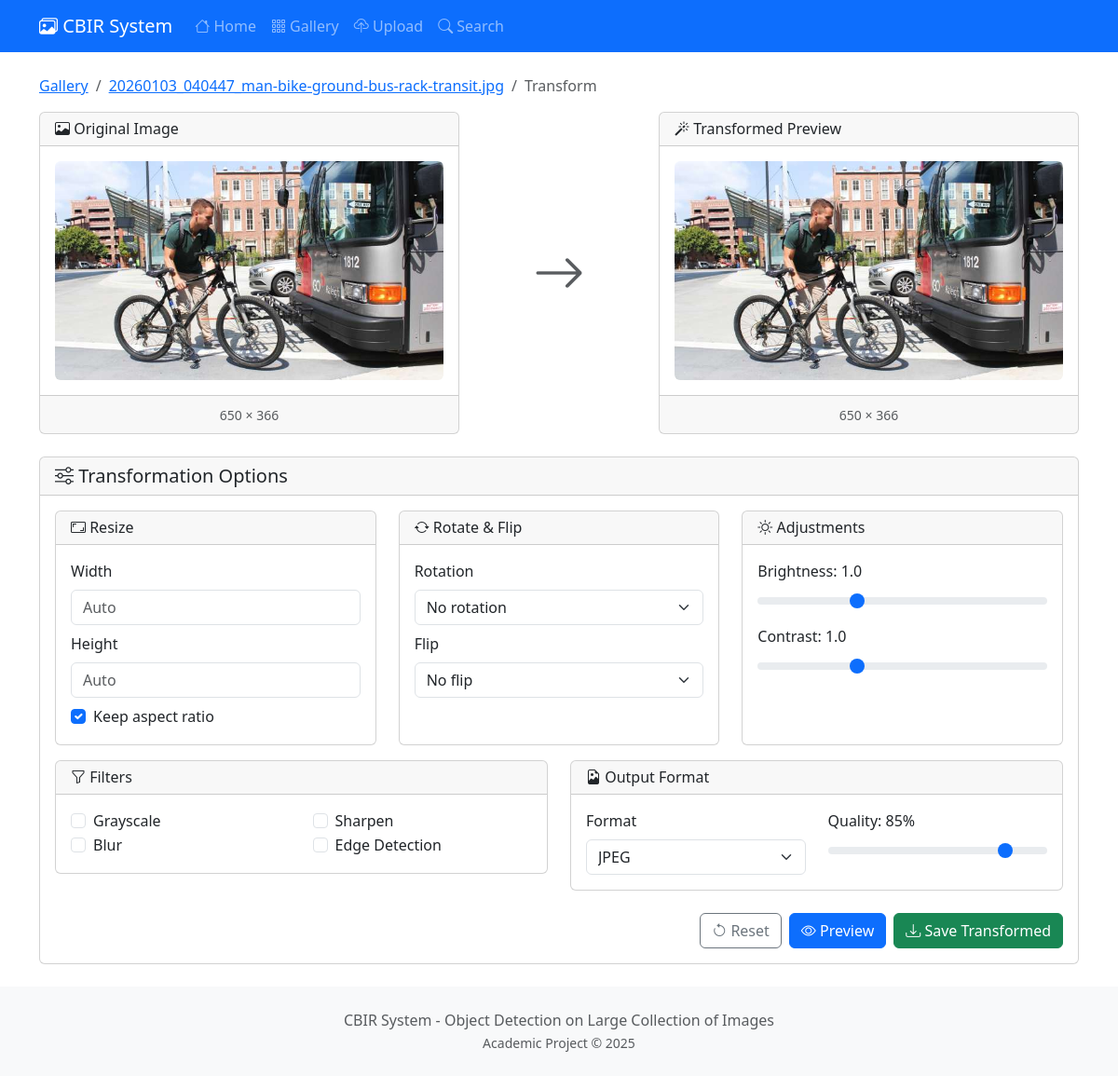
Screenshot of /image/70/transform/ with the database file from the repository.
### core/models.py (models this page shows, shortened)
class Image(models.Model):
    file = models.ImageField(upload_to=image_upload_path)
    filename = models.CharField(max_length=255)
    category = models.CharField(max_length=100, null=True, blank=True)
    uploaded_at = models.DateTimeField(auto_now_add=True)
    width = models.IntegerField(default=0)
    height = models.IntegerField(default=0)
    file_size = models.IntegerField(default=0)  # in bytes
    features_extracted = models.BooleanField(default=False)
    feature_vector = models.BinaryField(null=True, blank=True)  # Serialized numpy array
    class Meta:
        ordering = ['-uploaded_at']
    @property
    def image(self):
        return self.file
    @property
    def original_filename(self):
        return self.filename

### core/views.py (the view, shortened to what this page needs)
# urls.py: path('image/<int:pk>/transform/', views.TransformView.as_view(), name='transform'),
class TransformView(View):
    template_name = 'core/transform.html'
    def get(self, request, pk):
        image = get_object_or_404(Image, pk=pk)
        form = TransformForm()
        return render(request, self.template_name, {
            'image': image,
            'form': form
        })

### templates/core/transform.html (shortened to what this page needs)
{% extends 'core/base.html' %}
{% block content %}
<nav aria-label="breadcrumb" class="mb-3">
    <ol class="breadcrumb">
        <li class="breadcrumb-item"><a href="{% url 'core:gallery' %}">Gallery</a></li>
        <li class="breadcrumb-item"><a href="{% url 'core:image_detail' image.id %}">{{ image.original_filename }}</a></li>
        <li class="breadcrumb-item active">Transform</li>
    </ol>
</nav>
<div class="row">
    <div class="col-md-5">
        <div class="card">
            <div class="card-header">
                <h6 class="mb-0"><i class="bi bi-image"></i> Original Image</h6>
            </div>
            <div class="card-body text-center">
                <img src="{{ image.image.url }}" class="img-fluid rounded" id="originalImage" alt="Original">
            </div>
            <div class="card-footer text-center">
                <small class="text-muted">{{ image.width }} × {{ image.height }}</small>
            </div>
        </div>
    </div>
    <div class="col-md-2 d-flex align-items-center justify-content-center">
        <i class="bi bi-arrow-right display-4 text-muted"></i>
    </div>
    <div class="col-md-5">
        <div class="card">
            <div class="card-header">
                <h6 class="mb-0"><i class="bi bi-magic"></i> Transformed Preview</h6>
            </div>
            <div class="card-body text-center">
                <img src="{{ image.image.url }}" class="img-fluid rounded" id="previewImage" alt="Preview">
            </div>
            <div class="card-footer text-center">
                <small class="text-muted" id="previewDimensions">{{ image.width }} × {{ image.height }}</small>
            </div>
        </div>
    </div>
</div>
<div class="card mt-4">
    <div class="card-header">
        <h5 class="mb-0"><i class="bi bi-sliders"></i> Transformation Options</h5>
    </div>
    <div class="card-body">
        <form method="post" id="transformForm">
            <div class="row">
                <div class="col-md-4">
                    <div class="card h-100">
                        <div class="card-header">
                            <h6 class="mb-0"><i class="bi bi-aspect-ratio"></i> Resize</h6>
                        </div>
                        <div class="card-body">
                            <div class="mb-2">
                                <label class="form-label">Width</label>
                                <input type="number" name="resize_width" class="form-control" placeholder="Auto" min="1" max="4096">
                            </div>
                            <div class="mb-2">
                                <label class="form-label">Height</label>
                                <input type="number" name="resize_height" class="form-control" placeholder="Auto" min="1" max="4096">
                            </div>
                            <div class="form-check">
                                <input type="checkbox" name="keep_aspect" class="form-check-input" id="keepAspect" checked>
                                <label class="form-check-label" for="keepAspect">Keep aspect ratio</label>
                            </div>
                        </div>
                    </div>
                </div>
                <div class="col-md-4">
                    <div class="card h-100">
                        <div class="card-header">
                            <h6 class="mb-0"><i class="bi bi-arrow-repeat"></i> Rotate & Flip</h6>
                        </div>
                        <div class="card-body">
                            <div class="mb-2">
                                <label class="form-label">Rotation</label>
                                <select name="rotation" class="form-select">
                                    <option value="0">No rotation</option>
                                </select>
                            </div>
                            <div class="mb-2">
                                <label class="form-label">Flip</label>
                                <select name="flip" class="form-select">
                                    <option value="">No flip</option>
                                </select>
                            </div>
                        </div>
                    </div>
                </div>
                <div class="col-md-4">
                    <div class="card h-100">
                        <div class="card-header">
                            <h6 class="mb-0"><i class="bi bi-brightness-high"></i> Adjustments</h6>
                        </div>
                        <div class="card-body">
                            <div class="mb-2">
                                <label class="form-label">Brightness: <span id="brightnessVal">1.0</span></label>
                                <input type="range" name="brightness" class="form-range" min="0.5" max="2" step="0.1" value="1" id="brightness">
                            </div>
                            <div class="mb-2">
                                <label class="form-label">Contrast: <span id="contrastVal">1.0</span></label>
                                <input type="range" name="contrast" class="form-range" min="0.5" max="2" step="0.1" value="1" id="contrast">
                            </div>
                        </div>
                    </div>
                </div>
            </div>
            <div class="row mt-3">
                <div class="col-md-6">
                    <div class="card">
                        <div class="card-header">
                            <h6 class="mb-0"><i class="bi bi-funnel"></i> Filters</h6>
                        </div>
                        <div class="card-body">
                            <div class="row">
                                <div class="col-6">
                                    <div class="form-check">
                                        <input type="checkbox" name="grayscale" class="form-check-input" id="grayscale">
                                        <label class="form-check-label" for="grayscale">Grayscale</label>
                                    </div>
                                    <div class="form-check">
                                        <input type="checkbox" name="blur" class="form-check-input" id="blur">
                                        <label class="form-check-label" for="blur">Blur</label>
                                    </div>
                                </div>
                                <div class="col-6">
                                    <div class="form-check">
                                        <input type="checkbox" name="sharpen" class="form-check-input" id="sharpen">
                                        <label class="form-check-label" for="sharpen">Sharpen</label>
                                    </div>
                                    <div class="form-check">
                                        <input type="checkbox" name="edge_detect" class="form-check-input" id="edgeDetect">
                                        <label class="form-check-label" for="edgeDetect">Edge Detection</label>
                                    </div>
                                </div>
                            </div>
                        </div>
                    </div>
                </div>
                <div class="col-md-6">
                    <div class="card">
                        <div class="card-header">
                            <h6 class="mb-0"><i class="bi bi-file-earmark-image"></i> Output Format</h6>
                        </div>
                        <div class="card-body">
                            <div class="row">
                                <div class="col-6">
                                    <label class="form-label">Format</label>
                                    <select name="output_format" class="form-select">
                                        <option value="jpeg">JPEG</option>
                                    </select>
                                </div>
                                <div class="col-6">
                                    <label class="form-label">Quality: <span id="qualityVal">85</span>%</label>
                                    <input type="range" name="quality" class="form-range" min="10" max="100" step="5" value="85" id="quality">
                                </div>
                            </div>
                        </div>
                    </div>
                </div>
            </div>
            <div class="mt-4 d-flex gap-2 justify-content-end">
                <button type="button" class="btn btn-outline-secondary" onclick="resetForm()">
                    <i class="bi bi-arrow-counterclockwise"></i> Reset
                </button>
                <button type="submit" class="btn btn-primary" name="action" value="preview">
                    <i class="bi bi-eye"></i> Preview
                </button>
                <button type="submit" class="btn btn-success" name="action" value="save">
                    <i class="bi bi-download"></i> Save Transformed
                </button>
            </div>
        </form>
    </div>
</div>
{% endblock %}

### static/css/style.css (style rules this page uses)
body { min-height: 100vh; display: flex; flex-direction: column; }
#previewImage { max-height: 400px; object-fit: contain; }
#originalImage { max-height: 400px; object-fit: contain; }

### rows the page displays
Image: original_filename "20260103_040447_man-bike-ground-bus-rack-transit.jpg", image (picture), width "650", height "366"
